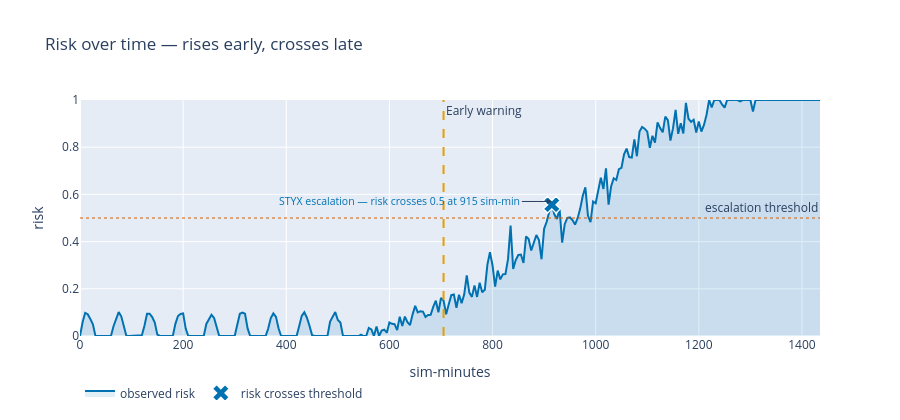

The code cell stored with this chart in its notebook:
### Markdown cell above
## §7 — Risk index (cascade stage 3)

### Plain
This is STYX's own **"act now" line**. The risk index folds the trajectory into a single
0–1 number that rises through the silent window and crosses STYX's escalation line once
the patient is genuinely breaching. It is **STYX's** threshold — not a NEWS2 trigger, not
a clinical score — the trajectory index crossing its own absolute-risk line.

### Dev
Reuses the risk builder: the series is the already-computed `ctx.risk`
(`styx.risk.score.risk_series`) and the figure is `styx.viz.waterline.waterline_figure`,
with the AEGIS flag at `ctx.aegis_idx`. The crossing is the served `fire.threshold_min`
(`escalation_fire_index`). Nothing is recomputed; the crossing marker is read off the
series at that fire-time.

### Tech
`risk = clip(0.5 · proximity + 0.5 · exceedance, 0, 1)`. **Proximity** (state-space
nearness to a crisis attractor) caps at 0.5 and rises *early*, through the silent window;
**exceedance** (per-vital absolute range-overshoot) is **exactly 0 while every vital is
in range** and only turns on at a breach. So the weighted sum can exceed the 0.5
threshold *only once exceedance is non-zero* — i.e. the index crosses 0.5 only at an
actual range breach, never on proximity alone. That is why it "rises early, crosses late."

### Code cell
fig7 = waterline_figure(p.t_min, ctx.risk, ctx.threshold, aegis_idx=ctx.aegis_idx)
_ti = int(np.searchsorted(p.t_min, fire.threshold_min))
fig7.add_trace(go.Scatter(
    x=[fire.threshold_min], y=[float(ctx.risk[_ti])], mode="markers", name="risk crosses threshold",
    marker=dict(size=15, symbol="x", color=pal.RISK, line=dict(color="white", width=1.4))))
fig7.add_annotation(x=fire.threshold_min, y=ctx.threshold + 0.07, showarrow=True, arrowhead=2,
                    ax=-30, ay=0, xanchor="right",
                    text=f"STYX escalation — risk crosses {ctx.threshold:.1f} at "
                         f"{fire.threshold_min:.0f} sim-min", font=dict(size=10.5, color=pal.RISK))
fig7.write_html(str(_root / "outputs" / "10_s7_risk_index.html"))
print(f"§7 risk index crosses its {ctx.threshold:.1f} escalation threshold at "
      f"{fire.threshold_min:.0f} sim-min")
fig7

### Figure 1 — Plotly figure (JSON) as saved in the notebook; plotly's stock layout.template omitted (floating-point values rounded to 4 significant figures; data arrays with more than 128 entries replaced by an {"elided": "..."} marker saying what was removed)
{"data": [{"fill": "tozeroy", "fillcolor": "rgba(0,114,178,0.12)", "line": {"color": "#0072B2", "width": 2}, "mode": "lines", "name": "observed risk", "type": "scatter", "x": {"elided": "288 float values"}, "y": {"elided": "288 float values"}}, {"marker": {"color": "#0072B2", "line": {"color": "white", "width": 1.4}, "size": 15, "symbol": "x"}, "mode": "markers", "name": "risk crosses threshold", "type": "scatter", "x": [915.0], "y": [0.5567]}], "layout": {"annotations": [{"showarrow": false, "text": "escalation threshold", "x": 1, "xanchor": "right", "xref": "x domain", "y": 0.5, "yanchor": "bottom", "yref": "y"}, {"showarrow": false, "text": "Early warning", "x": 705.0, "xanchor": "left", "xref": "x", "y": 1, "yanchor": "top", "yref": "y domain"}, {"arrowhead": 2, "ax": -30, "ay": 0, "font": {"color": "#0072B2", "size": 10.5}, "showarrow": true, "text": "STYX escalation — risk crosses 0.5 at 915 sim-min", "x": 915.0, "xanchor": "right", "y": 0.57}], "height": 420, "legend": {"orientation": "h", "x": 0, "xanchor": "left", "y": -0.18, "yanchor": "top"}, "shapes": [{"line": {"color": "#D55E00", "dash": "dot", "width": 1}, "type": "line", "x0": 0, "x1": 1, "xref": "x domain", "y0": 0.5, "y1": 0.5, "yref": "y"}, {"line": {"color": "#E69F00", "dash": "dash", "width": 2}, "type": "line", "x0": 705.0, "x1": 705.0, "xref": "x", "y0": 0, "y1": 1, "yref": "y domain"}], "showlegend": true, "title": {"text": "Risk over time — rises early, crosses late"}, "xaxis": {"title": {"text": "sim-minutes"}}, "yaxis": {"range": [0, 1], "title": {"text": "risk"}}}}
